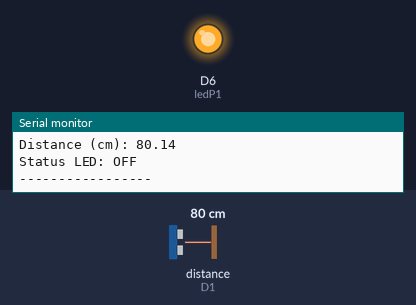
Bench run of a sketch on a simulated ESP8266 (NodeMCU). On the bench: output pins drawn as LEDs (lit = HIGH), the last lines printed to the serial monitor. Wiring (inferred from the names in the program): ultrasonic range finder: trigger D0; echo D1. The test bench sets the inputs (shaded band); at power-on: distance to the obstacle (sensor on D1) 80 cm. The echo pulse lasts 58.3 µs per cm; WiFi joins after 1.5 s; servers stay silent unless stated; no MQTT or app messages arrive unless stated; pins used as bus, display or sensor lines are not drawn.

Above: at 3.0 s.
3.1 s: distance to the obstacle (sensor on D1) set to 5 cm
5.0 s: distance to the obstacle (sensor on D1) set to 2 cm
At 6.7 s:
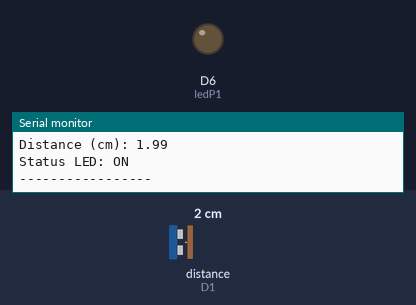
12.3 s: distance to the obstacle (sensor on D1) set to 4 cm
At 13.8 s:
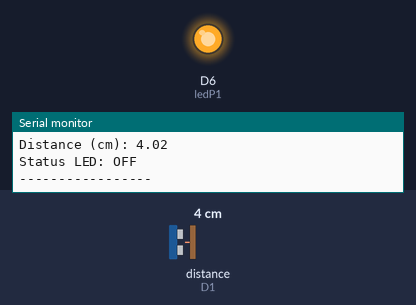
Timing chart, 0 to 15.3 s (numbered marks = the images above; inputs shaded):
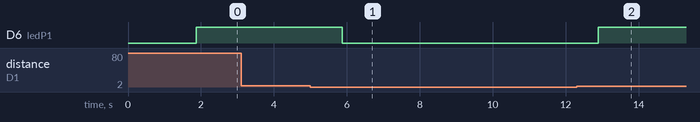

Measured:
- the behaviour switches between 4 and 3 cm on distance to the obstacle (sensor on D1) (found by bisection; images 0 and 1)
- after the input at 5.0 s, D6 (ledP1): HIGH → LOW after 0.88 s
- after the input at 12.3 s, D6 (ledP1): LOW → HIGH after 0.60 s

The sketch:

publisher_pa.ino
```cpp
#define BLYNK_TEMPLATE_ID "TMPL6BnclZkL7"
#define BLYNK_TEMPLATE_NAME "kel4pa"
#define BLYNK_AUTH_TOKEN "-4ZL1S3LeY_KZXmsnxsJVyD5Ciwa9ErT"

#define BLYNK_PRINT Serial

#include <ESP8266WiFi.h>
#include <BlynkSimpleEsp8266.h>
#include <PubSubClient.h>

char ssid[] = "o.o";
char ssid_pass[] = "mauapakamuu";

// MQTT Broker
const char *mqtt_broker = "broker.emqx.io";
const char *topic_Command = "kelompok-4/command";
const char *topic_Data = "kelompok-4/data";
const char *mqtt_username = "";
const char *mqtt_password = "";
const int mqtt_port = 1883;

WiFiClient espClient;
PubSubClient client(espClient);

#define trigPin D0
#define echoPin D1
#define ledP1 D6

BlynkTimer timer;

//define sound velocity in cm/uS
#define SOUND_VELOCITY 0.034
#define CM_TO_INCH 0.393701

long duration;
float distanceCm;
bool lampu = false;

float jarakCm;

WiFiServer server(80); // Initialize the web server on port 80


void setup() {
  Serial.begin(115200); // Starts the serial communication
  Blynk.begin(BLYNK_AUTH_TOKEN, ssid, ssid_pass, "blynk.cloud", 80);

  pinMode(trigPin, OUTPUT); // Sets the trigPin as an Output
  pinMode(echoPin, INPUT); // Sets the echoPin as an Input

  pinMode(ledP1, OUTPUT);

  // Connecting to a WiFi network
    WiFi.begin(ssid, ssid_pass);
    while (WiFi.status() != WL_CONNECTED) {
        delay(500);
        Serial.println("Connecting to WiFi...");
    }
    Serial.println("Connected to the WiFi network");

    // Connecting to an MQTT broker
    client.setServer(mqtt_broker, mqtt_port); //konek ke mqtt broker
    client.setCallback(callback);

    while (!client.connected()) {
        String client_id = "mqttx_626c0481";
        client_id += String(WiFi.macAddress());
        Serial.printf("The client %s connects to the public MQTT broker\n", client_id.c_str());
        if (client.connect(client_id.c_str(), mqtt_username, mqtt_password)) {
            Serial.println("Public EMQX MQTT broker connected");
        } else {
            Serial.print("Failed with state ");
            Serial.print(client.state());
            delay(2000);
        }
    }
    client.subscribe(topic_Command);
    client.subscribe(topic_Data);
}


void loop() {
  client.loop();
  Blynk.run();
  timer.run();

  // Clears the trigPin
  digitalWrite(trigPin, LOW);
  delayMicroseconds(2);
  // Sets the trigPin on HIGH state for 10 micro seconds
  digitalWrite(trigPin, HIGH);
  delayMicroseconds(10);
  digitalWrite(trigPin, LOW);

  // Reads the echoPin, returns the sound wave travel time in microseconds
  duration = pulseIn(echoPin, HIGH);

  // Calculate the distance
  distanceCm = (duration/2) / 29.1;


  client.setCallback(callback);
  Blynk.virtualWrite(V0, distanceCm);

 // Check if any reads failed and exit early (to try again).
  if (isnan(distanceCm)) {
    Serial.println(F("Failed to read from distanceCm"));
    return;
  }

  // Prints the distance on the Serial Monitor
  Serial.println("-----------------");
  Serial.print("Distance (cm): ");
  Serial.println(distanceCm);
  Serial.print("Status LED: ");

  if (distanceCm >= 4) {
    digitalWrite(ledP1, HIGH);
    Serial.println("OFF");
  } else {
    digitalWrite(ledP1, LOW);
    Serial.println("ON");
  }

  Serial.println("-----------------");

  delay(1000);
}


void callback(char *topic, byte *payload, unsigned int length) {
    Serial.print("Message arrived in topic: ");
    Serial.println(topic);

    Serial.print("Message: ");
    String message;

    for (int i = 0; i < length; i++) {
        message += (char) payload[i];  // Convert *byte to string
    }
    Serial.print(message);


    if (strcmp(topic, topic_Command)==0) {
      if (message == "Jarak1"){
        client.publish(topic_Data, String(distanceCm).c_str());
      }
    }

    Serial.println();
    Serial.println("-----------------------");
}

BLYNK_WRITE(V2) {
  int buttonState = param.asInt();
  if (buttonState == 1) {
    client.publish(topic_Command, "Jarak1");
  }
}
```
